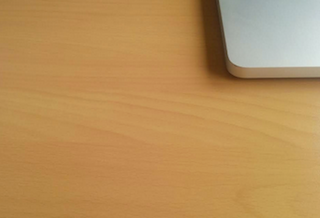
#> input picture image1.png, 320 x 218 px
$ python noftify_user.py
#> lines starting #> are read from the running program, lines starting #| are printed output that depends on the picture
import cv2
import numpy as np

# load images
image1 = cv2.imread("image1.png")
#> image1 is the input picture: shape (218, 320, 3); mean B, G, R 89.7, 144.1, 185.1
image2 = cv2.imread("image2.png")
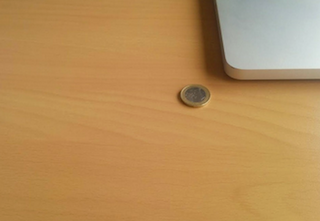
#> input picture image2.png, 320 x 221 px
#> image2 is the input picture: shape (221, 320, 3); mean B, G, R 89.3, 142.7, 184.4
image2 = cv2.resize(image2, (image1.shape[1], image1.shape[0]))
#> image2: shape (218, 320, 3)
# compute difference
difference = cv2.subtract(image1, image2)
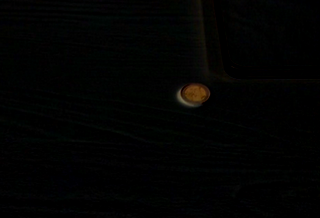
#> difference: shape (218, 320, 3); mean B, G, R 1.7, 2.4, 1.9

# convert the difference to grayscale
Conv_hsv_Gray = cv2.cvtColor(difference, cv2.COLOR_BGR2GRAY)

# if there is a difference, the sum will be greater than 0
if np.sum(Conv_hsv_Gray) > 0:
    print("There is a difference between the two images.")
else:
    print("There is no difference between the two images.")
